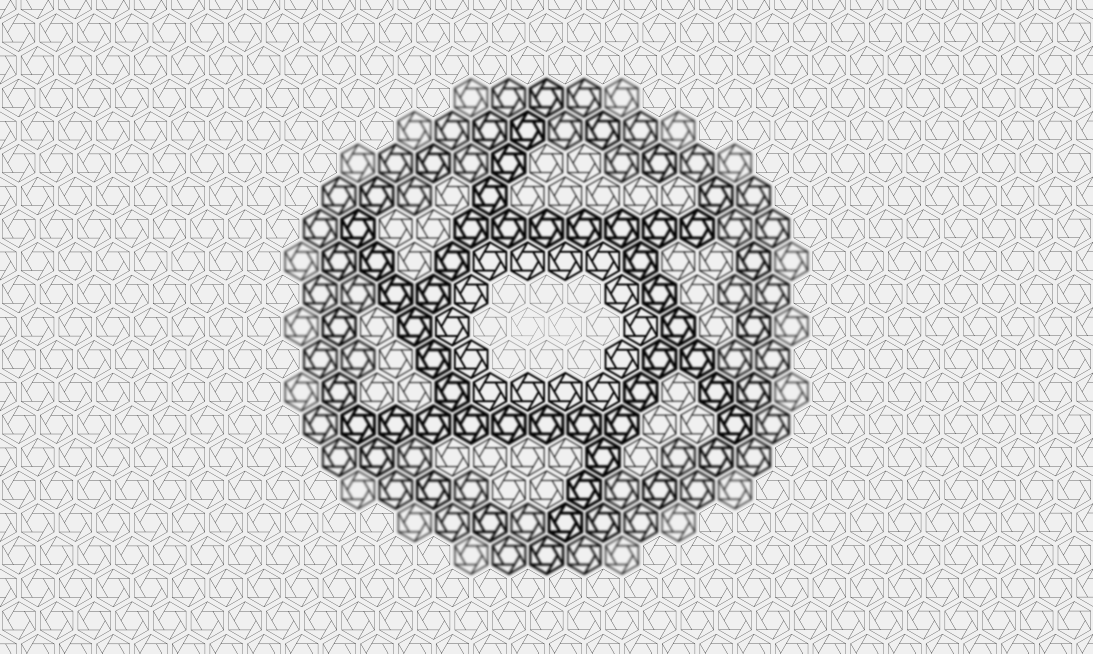
#> input picture glados_pycromanager/GUI/Icons/GladosSplash_inv.png, 4372 x 2613 px (shown at 1/4 size)
$ python make_splash_images.py
#> lines starting #> are read from the running program, lines starting #| are printed output that depends on the picture
"""Regenerate the 720 px splash used at runtime from the oversampled source.

The source ``GUI/Icons/GladosSplash_inv.png`` (light, 4372x2613, ~2.7 MB) takes ~350 ms
just to load, which the startup splash cannot afford. Both the startup splash and the
backend dialog use the downscaled copy this writes. Re-run after editing the source::

    python -m scripts.make_splash_images
"""

import sys
from pathlib import Path

from PIL import Image

ICONS = Path(__file__).resolve().parents[1] / 'glados_pycromanager' / 'GUI' / 'Icons'
SOURCE = ICONS / 'GladosSplash_inv.png'
TARGET = ICONS / 'GladosSplash_720.png'
WIDTH = 720


def make_splash(source: Path = SOURCE, target: Path = TARGET, width: int = WIDTH) -> tuple[int, int]:
#> called with width = 720
    image = Image.open(source).convert('RGB')
#> image is the input picture: PIL image 4372x2613 RGB; min 0, max 240, mean 208.2
    size = (width, round(image.height * width / image.width))
#> size = (720, 430)
    image.resize(size, Image.LANCZOS).save(target, optimize=True)
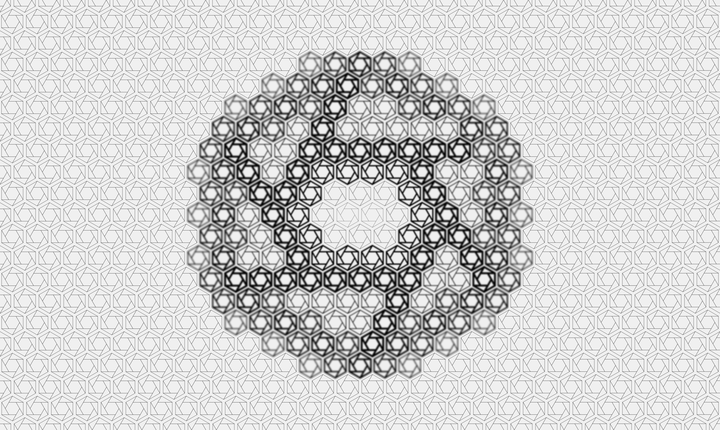
#> saved as GladosSplash_720.png: PIL image 720x430 RGB; min 1, max 255, mean 208.3
    return size


if __name__ == '__main__':
    size = make_splash()
#> size = (720, 430)
    print(f'wrote {TARGET} ({size[0]}x{size[1]}, {TARGET.stat().st_size // 1024} KB)')
#| wrote glados_pycromanager/GUI/Icons/GladosSplash_720.png (720x430, 394 KB)
    sys.exit(0)
#> (the program exits here)
